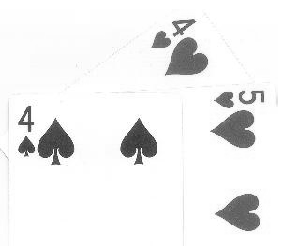
#> input picture image1.pgm, 288 x 250 px
$ python recognize_object.py   (older library calls are emulated)
#> lines starting #> are read from the running program, lines starting #| are printed output that depends on the picture; after the words box and inside, x2 and y2 are one past the last pixel; in counts of white or black regions, pixels touching at a corner belong together
import cv2
import numpy as np

img=cv2.imread(r'image1.pgm')
#> img is the input picture: shape (250, 288, 3); min 23, max 255, mean 239.9
img=cv2.GaussianBlur(img, (3, 3), 0)
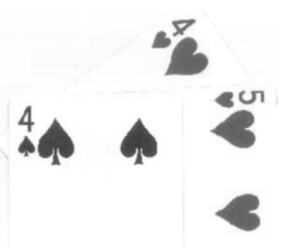
#> img: shape (250, 288, 3); min 58, max 255, mean 239.9
img_gray = cv2.cvtColor(img,cv2.COLOR_BGR2GRAY)

cv2.imshow("img_gray", img_gray)
cv2.waitKey(0)
cv2.destroyAllWindows()

ret, img_bin = cv2.threshold(img_gray, 0, 255, cv2.THRESH_BINARY_INV | cv2.THRESH_OTSU)
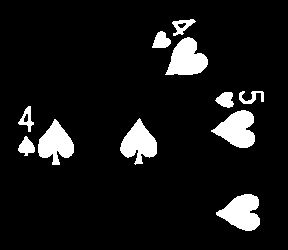
#> img_bin: shape (250, 288); 8.7% white; 11 white regions, largest, box (x1, y1, x2, y2) and area: (165, 37, 208, 75) 1061, (216, 194, 260, 231) 1051, (211, 110, 255, 148) 1049
#> ret = 178

cv2.imshow("img_bin", img_bin)
cv2.waitKey(0)
cv2.destroyAllWindows()

output = cv2.connectedComponents(img_bin, connectivity=8, ltype=cv2.CV_32S)
print(ret)
#| 178.0

num_labels = output[0]
#> num_labels = 12
print(num_labels)
#| 12
labels = output[1]
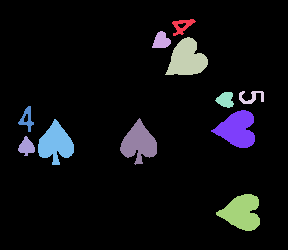
#> labels: shape (250, 288) int32; 12 distinct labels, from 0 to 11; one colour per label, 0 black

# form colors
colors = []
for i in range(num_labels):
    b = np.random.randint(0, 256)
    g = np.random.randint(0, 256)
    r = np.random.randint(0, 256)
    colors.append((b, g, r))
colors[0] = (0, 0, 0)

img_bin2=img_bin
cv2.imwrite("bin.png", img_bin)
cv2.bitwise_not(img_bin,img_bin2)
cv2.imwrite("bin2.png", img_bin2)


# make connect-8 graph

h2_size, w2_size = img_bin2.shape
#> h2_size = 250; w2_size = 288
img_conn = np.zeros((h2_size, w2_size, 3), dtype=np.uint8)
num_conn = 1
for row in range(h2_size):
    for col in range(w2_size):
        # if the point is white point begin our search
      if ((img_bin2[row,col] == 0) and (img_conn[row,col,0]== 0 ) and (img_conn[row,col,1]== 0 ) and (img_conn[row,col,2]== 0 )):
        color=[np.random.randint(1, 256),np.random.randint(1, 256),np.random.randint(1, 256)]
        list = [[row, col]]
        second_moments = []
        # add the only point to our list as a start
        while len(list) > 0:

            point = list.pop()
            second_moments.append([point[0], point[1]])
            # do a connect-8 search
            if (img_bin2[    point[0] - 1, point[1] - 1] == 0) and (img_conn[point[0] - 1, point[1] - 1, 0] == 0):
                list.append([point[0] - 1, point[1] - 1])
            if (img_bin2[    point[0],     point[1] - 1] == 0) and (img_conn[point[0],     point[1] - 1, 0] == 0):
                list.append([point[0],     point[1] - 1])
            if (point[0]+1<h2_size) and (img_bin2[    point[0] + 1, point[1] - 1] == 0) and (img_conn[point[0] + 1, point[1] - 1, 0] == 0):
                list.append([point[0] + 1, point[1] - 1])
            if (img_bin2[    point[0] - 1, point[1]] == 0)     and (img_conn[point[0] - 1, point[1], 0] == 0):
                list.append([point[0] - 1, point[1]])
            if (point[0]+1<h2_size) and (img_bin2[    point[0] + 1, point[1]] == 0)     and (img_conn[point[0] + 1, point[1], 0] == 0):
                list.append([point[0] + 1, point[1]])
            if (point[1]+1<w2_size) and (img_bin2[    point[0] - 1, point[1] + 1] == 0) and (img_conn[point[0] - 1, point[1] + 1, 0] == 0):
                list.append([point[0] - 1, point[1] + 1])
            if (point[1]+1<w2_size) and(img_bin2[    point[0],     point[1] + 1] == 0) and (img_conn[point[0],     point[1] + 1, 0] == 0):
                list.append([point[0],     point[1] + 1])
            if (point[0]+1<h2_size) and (point[1]+1<w2_size) and(img_bin2[    point[0] + 1, point[1] + 1] == 0) and (img_conn[point[0] + 1, point[1] + 1, 0] == 0):
                list.append([point[0] + 1, point[1] + 1])
            #draw the colors
            img_conn[point[0], point[1], 0] = color[0]
            img_conn[point[0], point[1], 1] = color[1]
            img_conn[point[0], point[1], 2] = color[2]

        #calculate center point
        second_moments_mean=[0,0]
        second_moments_mean=np.mean(second_moments,axis=0)
        #print(second_moments_mean)
        sum_urc=0
        sum_ucc = 0
        sum_urr = 0
        for point in second_moments :
          sum_urc=sum_urc+np.absolute((point[0]-second_moments_mean[0])*(point[1]-second_moments_mean[1]))
          sum_ucc=sum_ucc+np.absolute((point[1]-second_moments_mean[1])*(point[1]-second_moments_mean[1]))
          sum_urr=sum_urr+np.absolute((point[0]-second_moments_mean[0])*(point[0]-second_moments_mean[0]))

        print('sum_urc for label ',num_conn,"is",sum_urc/len (second_moments))
        print('sum_ucc for label ',num_conn,"is",sum_ucc/len (second_moments))
        print('sum_urr for label ',num_conn,"is",sum_urr/len (second_moments))
        num_conn = num_conn +1
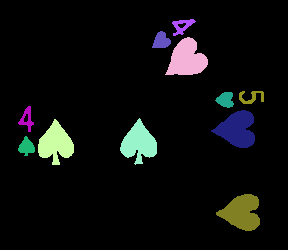
#> img_conn: shape (250, 288, 3); mean of channels 0, 1, 2 13, 13.6, 12.5; drawn as B, G, R
#> after the loop, num_conn = 12
cv2.imwrite("conn.png", img_conn)

# draw connect-8 graph
h, w = img_gray.shape
#> h = 250; w = 288
image = np.zeros((h, w, 3), dtype=np.uint8)
for row in range(h):
    for col in range(w):
        image[row, col] = colors[labels[row, col]]
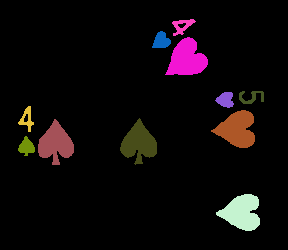
#> image: shape (250, 288, 3); mean of channels 0, 1, 2 10.2, 9.1, 14.3; drawn as B, G, R

cv2.imshow("colored labels", image)
cv2.imwrite("labels.png", image)
print("num_labels : ", num_labels - 1)
#| num_labels :  11

print("num_conn : ", num_conn - 1)
#| num_conn :  11
cv2.waitKey(0)
cv2.destroyAllWindows()

def canny_demo(image):
    t = 80
    canny_output = cv2.Canny(image, t, t * 2)
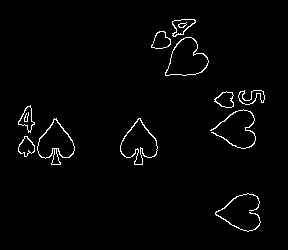
#> canny_output: shape (250, 288); 2% white in thin lines or dots, all inside (x1, y1, x2, y2) = (18, 19, 265, 232)
    cv2.imshow("canny_output", canny_output)
    cv2.imwrite("canny_output.png", canny_output)
    return canny_output

def compute_circularity(area, arclen):
    return pow(arclen, 2) / area

cv2.namedWindow("input", cv2.WINDOW_AUTOSIZE)
cv2.imshow("input", img)
binary = canny_demo(img)
k = np.ones((3, 3), dtype=np.uint8)

# find the contour of the image
contours, hierarchy = cv2.findContours(binary, cv2.RETR_EXTERNAL, cv2.CHAIN_APPROX_SIMPLE)
#> contours = 11 contours; largest, box (x1, y1, x2, y2) and area: (165, 37, 209, 76) 1073, (120, 118, 158, 165) 972, (37, 118, 75, 165) 960, (172, 19, 196, 37) 229, (151, 31, 171, 49) 225
for c in range(len(contours)):
    area = cv2.contourArea(contours[c]) # calculate the area
    arclen = cv2.arcLength(contours[c], True) #calculate the arclength ， True means closing area
    if (area!=0 and area>10):
        circularity = compute_circularity(area, arclen) #calculate C1
        print('Object{}:'.format(c+1))
        print('Circularity:'+str(circularity)+' Area:'+str(area))
        rect = cv2.minAreaRect(contours[c])
        cx, cy = rect[0]
        box = cv2.boxPoints(rect)
        box = np.int0(box)
        cv2.drawContours(img,[box],0,(0,0,255),2)
        cv2.circle(img, (np.int32(cx), np.int32(cy)), 2, (255, 0, 0), 2, 8, 0)
#> this loop made 11 passes
#> (area, arclen, circularity, rect, cx, cy, box) on passes 1 to 5: (43, 297.7, 2061.1, ((241.7, 209.1), (37.12, 45.17), -63.43), 241.7, 209.1, [[253, 235], [213, 215], [229, 182], [270, 202]]), (203.5, 62.53, 19.21, ((25.2, 146.7), (16.52, 18.05), -39.81), 25.2, 146.7, [[24, 158], [13, 145], [25, 134], [37, 148]]), (972.5, 177.1, 32.25, ((136.8, 143.9), (36.2, 40), -36.87), 136.8, 143.9, [[134, 170], [110, 138], [139, 117], [163, 149]]), (960, 181.3, 34.25, ((53.26, 143.9), (36.13, 39.99), -37.87), 53.26, 143.9, [[51, 170], [26, 139], [55, 117], [79, 148]]), (48, 294.5, 1807.3, ((238.6, 131.5), (43.95, 38.13), -38.29), 238.6, 131.5, [[233, 160], [209, 130], [244, 102], [267, 132]])
#> (printed output is left out)
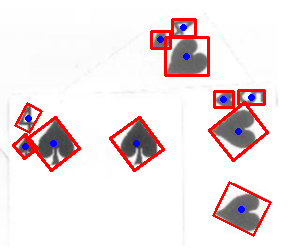
#> img: shape (250, 288, 3); 5.55% of pixels changed, all inside (x1, y1, x2, y2) = (12, 18, 272, 237)


# show the result of contour search
cv2.imshow("contours_analysis", img)
cv2.imwrite("contours_analysis.png", img)
cv2.waitKey(0)
cv2.destroyAllWindows()

$ run again, with image3.pgm copied over image1.pgm
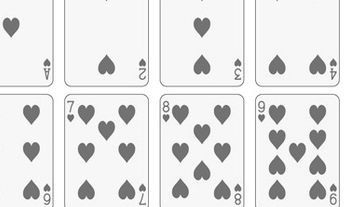
#> input picture image3.pgm, 344 x 207 px
#> img is the input picture: shape (207, 344, 3); min 90, max 255, mean 229.5
#> `ret, img_bin = cv2.threshold(img_gray, 0, 255, cv2.THRESH_BINARY_INV |..`:
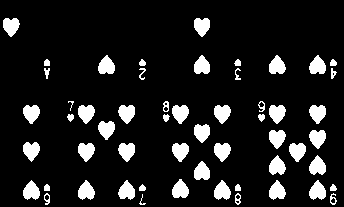
#> img_bin: shape (207, 344); 11.7% white; 55 white regions (1 under 20 px), largest, box (x1, y1, x2, y2) and area: (118, 105, 135, 124) 232, (309, 180, 326, 200) 232, (98, 55, 115, 74) 231
#> ret = 185
#| 185.0
#> num_labels = 56
#| 56
#> labels: shape (207, 344) int32; 56 distinct labels, from 0 to 55
#> canny_output: shape (207, 344); 9.8% white in thin lines or dots
#> contours = 81 contours, 32 with area under 20; largest, box (x1, y1, x2, y2) and area: (268, 129, 286, 149) 238, (77, 180, 95, 200) 236, (2, 17, 20, 37) 236, (309, 180, 327, 200) 235, (118, 180, 136, 200) 235
#> the loop `for c in range(len(contours)):` made 81 passes
#> (area, arclen, circularity, rect, cx, cy, box) on passes 6, 9, 10: (75, 40.14, 21.49, ((238, 198.5), (13, 8), -90), 238, 198.5, [[242, 205], [234, 205], [234, 192], [242, 192]]), (112.5, 63.21, 35.52, ((332.5, 194.5), (21, 7), -90), 332.5, 194.5, [[336, 205], [329, 205], [329, 184], [336, 184]]), (36, 25.31, 17.8, ((237.5, 187.5), (7, 7), -90), 237.5, 187.5, [[241, 191], [234, 191], [234, 184], [241, 184]])
#> after the loop `for c in range(len(contours)):`:
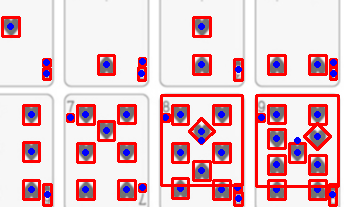
#> img: shape (207, 344, 3); mean B, G, R 201.4, 194.9, 231.2
